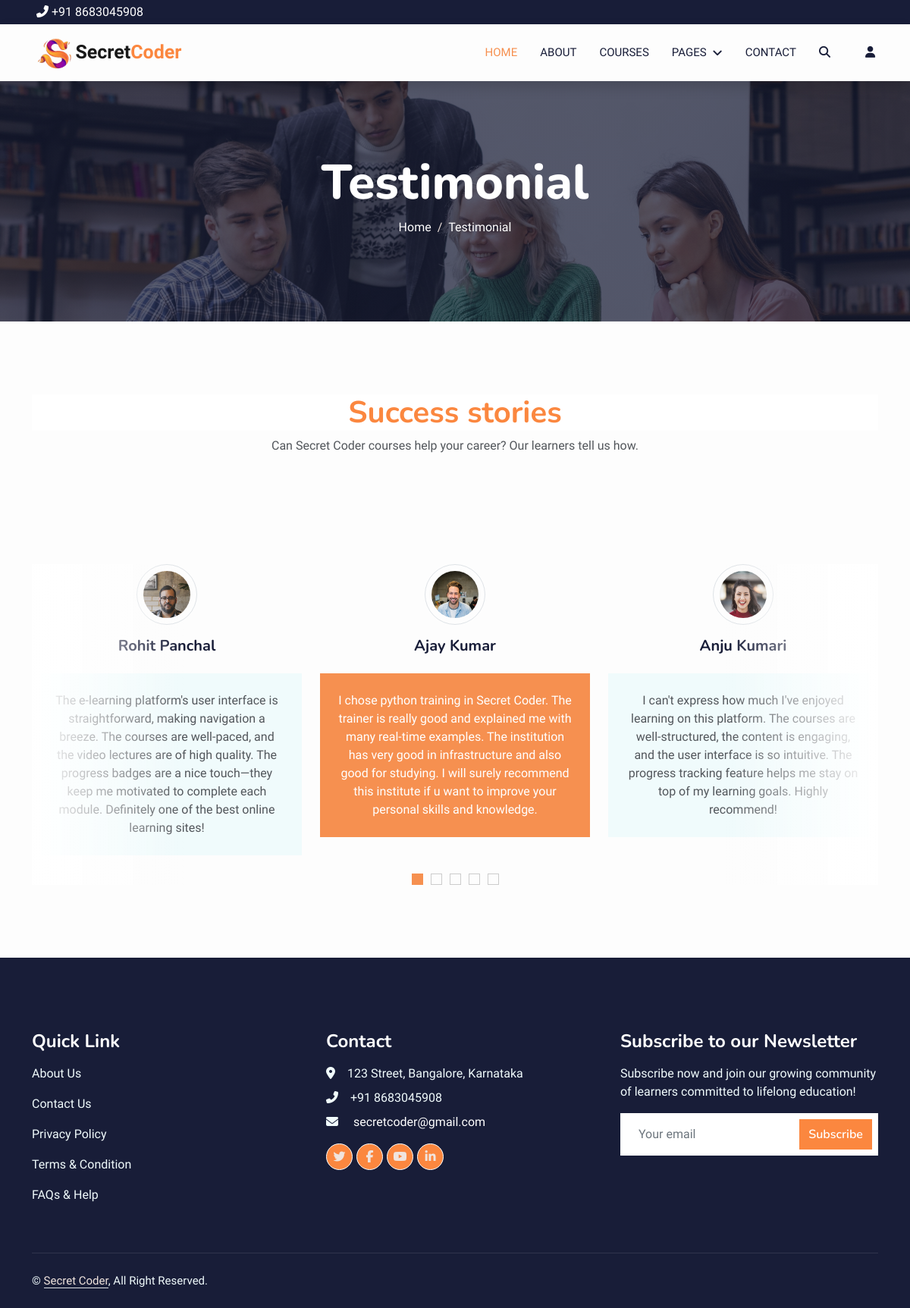
Screenshot of /testimonial with the database file from the repository.
### coder/models.py (models this page shows, shortened)
class Review(models.Model):
    profile = models.ForeignKey(Profile, on_delete=models.CASCADE, null=True)
    user = models.ForeignKey(User, on_delete=models.CASCADE, null=True)
    name = models.CharField(max_length=200, blank=True)
    review = models.TextField(max_length=500, blank=True)

class Profile(models.Model):
    profile_image = models.ImageField(
        default='media/default.jpg', upload_to='media', null=True, blank=True)
    user = models.OneToOneField(User, on_delete=models.CASCADE, blank=True,null=True)
    first_name = models.CharField(max_length=100, blank=True,null=True)
    last_name = models.CharField(max_length=100, blank=True,null=True)
    username = models.CharField(max_length=100, blank=True,null=True)
    email = models.CharField(max_length=100,blank=True,null=True)
    phone = models.BigIntegerField(blank=True,null=True)
    desc = models.CharField(max_length=500, blank=True,null=True)

### secretcoder/views.py (the view)
# urls.py: path('testimonial', views.testimonial, name='testimonial'),
def testimonial(request):
    reviews = Review.objects.all()
    context = {'reviews': reviews}
    return render(request, 'main/testimonial.html', context)

### templates/main/testimonial.html (shortened to what this page needs)
{% extends 'base.html' %}
{% load static %}
{% block content %}
<div class="container-fluid bg-primary py-5 mb-5 page-header">
    <div class="container py-5">
        <div class="row justify-content-center">
            <div class="col-lg-10 text-center">
                <h1 class="display-3 text-white animated slideInDown">Testimonial</h1>
                <nav aria-label="breadcrumb">
                    <ol class="breadcrumb justify-content-center">
                        <li class="breadcrumb-item"><a class="text-white" href="{% url 'home' %}">Home</a></li>
                        <li class="breadcrumb-item text-white active" aria-current="page">Testimonial</li>
                    </ol>
                </nav>
            </div>
        </div>
    </div>
</div>
<div class="container-xxl py-5 wow fadeInUp" data-wow-delay="0.1s">
    <div class="container">
        <div class="text-center">
            <h1 class=" bg-white text-center px-3" style="color: #fb873f;">Success stories</h1>
            <p class="mb-5">Can Secret Coder courses help your career? Our learners tell us how.</p>
        </div>
        <div class="message m-5 p-4">
        </div>
        <div class="owl-carousel testimonial-carousel position-relative">
            {% for r in reviews %}
            <div class="testimonial-item text-center">
                {% if r.profile.profile_image %}
                <img class="border rounded-circle p-2 mx-auto mb-3" src="{{ r.profile.profile_image.url }}"
                    style="width: 80px; height: 80px;">
                {% else %}
                <img class="border rounded-circle p-2 mx-auto mb-3" src="{% static 'img/default.jpg' %}"
                    style="width: 80px; height: 80px;">
                {% endif %}
                <h5 class="mb-0">{{r.name}}</h5>
                <div class="testimonial-text bg-light text-center p-4 mt-4">
                    <p class="mb-0">{{r.review}}</p>
                </div>
            </div>
            {% endfor %}
        </div>
    </div>
</div>
{% endblock %}

### static/css/style.css (style rules this page uses)
:root { --primary: #f69050; --light: #F0FBFC; --light: #f0e4de; --dark: #181d38; }
body { background-color: #fdfdfd; }
.page-header { background: linear-gradient(rgba(24, 29, 56, .7), rgba(24, 29, 56, .7)), url(../img/carousel-1.jpg); background-position: center center; background-repeat: no-repeat; background-size: cover; }
.breadcrumb-item+.breadcrumb-item::before { color: var(--light); }
.testimonial-carousel::before { position: absolute; content: ""; top: 0; left: 0; height: 100%; width: 0; background: linear-gradient(to right, rgba(255, 255, 255, 1) 0%, rgba(255, 255, 255, 0) 100%); z-index: 1; }
.testimonial-carousel::after { position: absolute; content: ""; top: 0; right: 0; height: 100%; width: 0; background: linear-gradient(to left, rgba(255, 255, 255, 1) 0%, rgba(255, 255, 255, 0) 100%); z-index: 1; }
@media (min-width: 768px) { .testimonial-carousel::before, .testimonial-carousel::after { width: 200px; } }
@media (min-width: 992px) { .testimonial-carousel::before, .testimonial-carousel::after { width: 200px; } }
.testimonial-carousel .owl-item .testimonial-text, .testimonial-carousel .owl-item.center .testimonial-text * { transition: .5s; }
.testimonial-carousel .owl-item.center .testimonial-text { background: var(--primary) !important; }
.testimonial-carousel .owl-item.center .testimonial-text * { color: #FFFFFF !important; }

### rows the page displays
Review: profile.profile_image (picture), name "Ajay Kumar", review "I chose python training in Secret Coder. The trainer is really good and explained me with many real-time examples. The institution has very good in infrastructure and also good for studying. I will surely recommend this institute if u want to improve your personal skills and knowledge."
Review: profile.profile_image (picture), name "Anju Kumari", review "I can't express how much I've enjoyed learning on this platform. The courses are well-structured, the content is engaging, and the user interface is so intuitive. The progress tracking feature helps me stay on top of my learning goals. Highly recommend!"
Review: profile.profile_image (picture), name "Rohit Panchal", review "The e-learning platform's user interface is straightforward, making navigation a breeze. The courses are well-paced, and the video lectures are of high quality. The progress badges are a nice touch—they keep me motivated to complete each module. Definitely one of the best online learning sites!"
